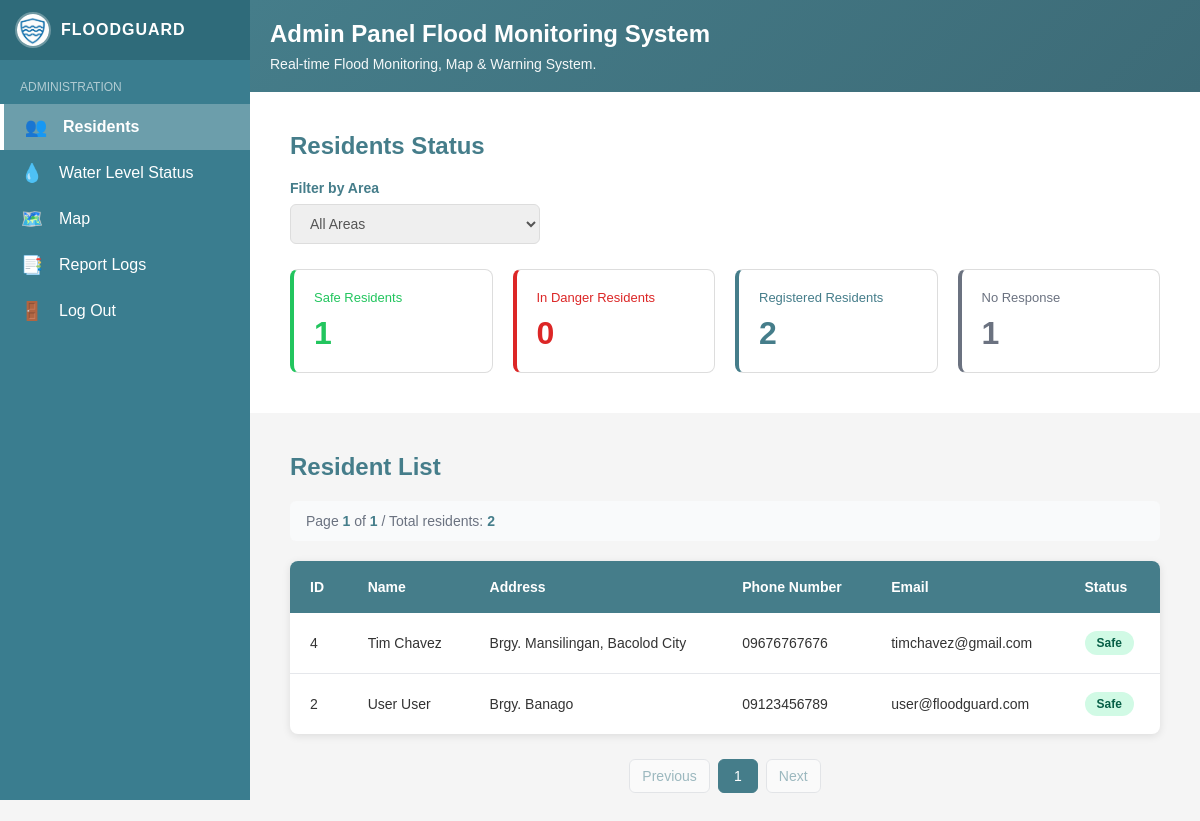
The page /views/admin-dashboard.php (signed in) on the database its author committed.
### tables this page shows
CREATE TABLE `users` (
  `id` int(10) UNSIGNED NOT NULL AUTO_INCREMENT,
  `first_name` varchar(100) NOT NULL,
  `last_name` varchar(100) NOT NULL,
  `email` varchar(255) NOT NULL,
  `phone` varchar(20) NOT NULL,
  `address` varchar(255) NOT NULL,
  `password_hash` varchar(255) NOT NULL,
  `profile_photo` varchar(255) DEFAULT NULL,
  `role` enum('user','admin') NOT NULL DEFAULT 'user',
  `created_at` timestamp NOT NULL DEFAULT current_timestamp(),
  PRIMARY KEY (`id`),
  UNIQUE KEY `email` (`email`)
);

### controllers/admin-sidebar-controller.php (called while the page is built)
<?php
$water_pages = [
    'admin-water-status.php',
    'admin-edit-water-level-data.php'
];
?>

### models/user.php (called while the page is built, shortened)
<?php
function get_users_paginated($conn, $limit = 10, $offset = 0, $search_area = '') {
    $users = [];
    $limit = intval($limit);
    $offset = intval($offset);
    $query = "SELECT id, first_name, last_name, email, phone, address FROM users WHERE role = 'user'";
    $query .= " ORDER BY first_name ASC LIMIT $limit OFFSET $offset";
    $result = $conn->query($query);
    if ($result && $result->num_rows > 0) {
        while ($row = $result->fetch_assoc()) {
            $users[] = $row;
        }
    }
    return $users;
}
function get_users_count($conn, $search_area = '') {
    $query = "SELECT COUNT(*) as total FROM users WHERE role = 'user'";
    $result = $conn->query($query);
    if ($result) {
        $row = $result->fetch_assoc();
        return (int)$row['total'];
    }
    return 0;
}
?>

### controllers/admin-dashboard-controller.php (called while the page is built, shortened)
<?php
require_once __DIR__ . '/../config/config.php';
require_once __DIR__ . '/../models/user.php';
$itemsPerPage = 10;
$currentPage = isset($_GET['page']) && is_numeric($_GET['page']) ? intval($_GET['page']) : 1;
$selectedArea = isset($_POST['area']) ? trim($_POST['area']) : '';
$totalRecords = get_users_count($conn, $selectedArea);
$totalPages = max(1, ceil($totalRecords / $itemsPerPage));
$offset = ($currentPage - 1) * $itemsPerPage;
$users_data = get_users_paginated($conn, $itemsPerPage, $offset, $selectedArea);
$residents = [];
if ($users_data) {
    foreach ($users_data as $row) {
        $residents[] = [
            'id' => (int)$row['id'],
            'name' => htmlspecialchars($row['first_name'] . ' ' . $row['last_name']),
            'address' => htmlspecialchars($row['address']),
            'phone' => htmlspecialchars($row['phone']),
            'email' => htmlspecialchars($row['email']),
            'status' => 'Safe'
        ];
    }
}
$registeredCount = get_users_count($conn);
$stats = [
    "safe" => max(0, floor($registeredCount * 0.6)),
    "danger" => max(0, floor($registeredCount * 0.2)),
    "registered" => $registeredCount,
    "no_response" => max(0, $registeredCount - floor($registeredCount * 0.8))
];
function getStatusClass($status) {
    $status = strtolower(trim($status));
    return "status-safe";
}
function generatePaginationButtons($currentPage, $totalPages) {
    $buttons = [];
    if ($currentPage > 1) {
        $buttons[] = ['page' => $currentPage - 1, 'label' => 'Previous', 'active' => false, 'disabled' => false];
    } else {
        $buttons[] = ['page' => 1, 'label' => 'Previous', 'active' => false, 'disabled' => true];
    }
    $startPage = max(1, $currentPage - 2);
    $endPage = min($totalPages, $currentPage + 2);
    for ($i = $startPage; $i <= $endPage; $i++) {
        $buttons[] = ['page' => $i, 'label' => $i, 'active' => ($i == $currentPage), 'disabled' => false];
    }
    if ($currentPage < $totalPages) {
        $buttons[] = ['page' => $currentPage + 1, 'label' => 'Next', 'active' => false, 'disabled' => false];
    } else {
        $buttons[] = ['page' => $totalPages, 'label' => 'Next', 'active' => false, 'disabled' => true];
    }
    return $buttons;
}
$paginationButtons = generatePaginationButtons($currentPage, $totalPages);
?>

### views/admin-dashboard.php (the view, shortened to what this page needs)
<?php
include '../controllers/admin-dashboard-controller.php';
?>
<!DOCTYPE html>
<html lang="en">
<head>
    <link rel="stylesheet" href="../assets/css/admindashboard.css">
</head>
<body>
<?php include 'include/admin-sidebar.php'; ?>
<main>
<div class="main-wrapper">
    <div class="page-header">
        <h1>Admin Panel Flood Monitoring System</h1>
        <p>Real-time Flood Monitoring, Map & Warning System.</p>
    </div>
    <div class="status-section">
        <h2>Residents Status</h2>
        <form method="POST" class="area-filter-form">
            <div class="area-select">
                <label for="areaFilter">Filter by Area</label>
                <select id="areaFilter" name="area" onchange="document.getElementsByClassName('area-filter-form')[0].submit()">
                    <option value="">All Areas</option>
                </select>
            </div>
        </form>
        <div class="status-cards">
            <div class="status-card card-safe">
                <p>Safe Residents</p>
                <h3><?= $stats["safe"] ?></h3>
            </div>
            <div class="status-card card-danger">
                <p>In Danger Residents</p>
                <h3><?= $stats["danger"] ?></h3>
            </div>
            <div class="status-card card-registered">
                <p>Registered Residents</p>
                <h3><?= $stats["registered"] ?></h3>
            </div>
            <div class="status-card card-no-response">
                <p>No Response</p>
                <h3><?= $stats["no_response"] ?></h3>
            </div>
        </div>
    </div>
    <div class="list-section">
        <h2>Resident List</h2>
        <div class="pagination-info">
            <p>Page <span class="current-page"><?= $currentPage ?></span> of <span class="total-pages"><?= $totalPages ?></span> / Total residents: <span class="total-records"><?= $totalRecords ?></span></p>
        </div>
        <?php if (empty($residents)): ?>
            <div class="no-residents">
                <p>No residents found<?php if (!empty($selectedArea)): ?> in <?= htmlspecialchars($selectedArea) ?><?php endif; ?>.</p>
            </div>
        <?php else: ?>
        <div class="table-container">
            <table>
                <thead>
                    <tr>
                        <th>ID</th>
                        <th>Name</th>
                        <th>Address</th>
                        <th>Phone Number</th>
                        <th>Email</th>
                        <th>Status</th>
                    </tr>
                </thead>
                <tbody>
                <?php foreach ($residents as $r): ?>
                    <tr>
                        <td><?= $r["id"] ?></td>
                        <td><?= $r["name"] ?></td>
                        <td><?= $r["address"] ?></td>
                        <td><?= $r["phone"] ?></td>
                        <td><?= $r["email"] ?></td>
                        <td>
                            <span class="status-badge <?= getStatusClass($r["status"]) ?>">
                                <?= $r["status"] ?>
                            </span>
                        </td>
                    </tr>
                <?php endforeach; ?>
                </tbody>
            </table>
        </div>
        <div class="pagination-buttons">
            <?php foreach ($paginationButtons as $btn): ?>
                <?php if ($btn['disabled']): ?>
                    <button class="pagination-btn disabled" disabled><?= $btn['label'] ?></button>
                <?php else: ?>
                    <a href="?page=<?= $btn['page'] ?><?= !empty($selectedArea) ? '&area=' . urlencode($selectedArea) : '' ?>"
                       class="pagination-btn <?= $btn['active'] ? 'active' : '' ?>">
                        <?= $btn['label'] ?>
                    </a>
                <?php endif; ?>
            <?php endforeach; ?>
        </div>
        <?php endif; ?>
    </div>
</div>
</main>
</body>
</html>

### views/include/admin-sidebar.php (shortened to what this page needs)
<?php
$current_page = basename($_SERVER['PHP_SELF']);
include '../controllers/admin-sidebar-controller.php';
?>
<link rel="stylesheet" href="../assets/css/sidebar.css">
<aside class="sidebar" id="sidebar">
    <div class="sidebar-header">
        <div class="brand" id="logoToggle">
            <img src="../assets/images/FloodGuard_logo.png" class="logo" alt="FloodGuard Logo">
            <span class="logo-text">FLOODGUARD</span>
        </div>
    </div>
    <ul class="menu">
        <li class="menu-title">Administration</li>
        <li>
            <a href="admin-dashboard.php"
               class="<?= $current_page == 'admin-dashboard.php' ? 'active' : '' ?>">
                <span class="icon">👥</span>
                <span class="text">Residents</span>
            </a>
        </li>
        <li>
            <a href="admin-water-status.php"
            class="<?= in_array($current_page, $water_pages) ? 'active' : '' ?>">
                <span class="icon">💧</span>
                <span class="text">Water Level Status</span>
            </a>
        </li>
        <li>
            <a href="admin-map-edit.php"
               class="<?= $current_page == 'admin-map-edit.php' ? 'active' : '' ?>">
                <span class="icon">🗺️</span>
                <span class="text">Map</span>
            </a>
        </li>
        <li>
            <a href="admin-report-log.php"
               class="<?= $current_page == 'admin-report-log.php' ? 'active' : '' ?>">
                <span class="icon">📑</span>
                <span class="text">Report Logs</span>
            </a>
        </li>
        <li>
            <a href="../controllers/log-out.php">
                <span class="icon">🚪</span>
                <span class="text">Log Out</span>
            </a>
        </li>
    </ul>
</aside>

### assets/css/admindashboard.css (style rules this page uses)
* { margin: 0; padding: 0; box-sizing: border-box; }
body { font-family: Arial, sans-serif; background: #f5f5f5; }
main { padding: 0; }
.page-header { background: linear-gradient(135deg, #457d8a 0%, #3d6b77 100%); color: white; padding: 20px; }
.page-header h1 { font-size: 24px; margin-bottom: 8px; }
.page-header p { font-size: 14px; opacity: 0.95; font-weight: 200; }
.status-section { padding: 40px; background: white; }
.status-section h2 { color: #457d8a; font-size: 24px; margin-bottom: 20px; }
.area-select { margin-bottom: 25px; }
.area-filter-form { margin-bottom: 25px; }
.area-filter-form .area-select { margin-bottom: 0; }
.area-select label { display: block; color: #457d8a; font-size: 14px; font-weight: bold; margin-bottom: 8px; }
.area-select select { width: 250px; padding: 10px 15px; border: 1px solid #ddd; border-radius: 6px; font-size: 14px; color: #555; }
.status-cards { display: grid; grid-template-columns: repeat(4, 1fr); gap: 20px; }
.status-card { background: white; padding: 20px; border-radius: 8px; border: 1px solid #ddd; }
.status-card p { font-size: 13px; margin-bottom: 10px; }
.status-card h3 { font-size: 32px; font-weight: bold; }
.card-safe { border-left: 4px solid #22c55e; }
.card-safe p { color: #22c55e; }
.card-safe h3 { color: #22c55e; }
.card-danger { border-left: 4px solid #dc2626; }
.card-danger p { color: #dc2626; }
.card-danger h3 { color: #dc2626; }
.card-registered { border-left: 4px solid #457d8a; }
.card-registered p { color: #457d8a; }
.card-registered h3 { color: #457d8a; }
.card-no-response { border-left: 4px solid #6b7280; }
.card-no-response p { color: #6b7280; }
.card-no-response h3 { color: #6b7280; }
.list-section { padding: 40px; }
.list-section h2 { color: #457d8a; font-size: 24px; margin-bottom: 20px; }
.pagination-info { background: #f9fafb; padding: 12px 16px; border-radius: 6px; margin-bottom: 20px; font-size: 14px; color: #6b7280; }
.pagination-info p { margin: 0; }
.pagination-info span { font-weight: 600; color: #457d8a; }
.table-container { background: white; border-radius: 8px; overflow: hidden; box-shadow: 0 2px 8px rgba(0, 0, 0, 0.1); }
table { width: 100%; border-collapse: collapse; }
thead { background: #457d8a; color: white; }
th { padding: 18px 20px; text-align: left; font-size: 14px; font-weight: 600; }
tbody tr { border-bottom: 1px solid #e5e7eb; }
tbody tr:last-child { border-bottom: none; }
td { padding: 18px 20px; font-size: 14px; color: #333; }
.status-badge { display: inline-block; padding: 5px 12px; border-radius: 12px; font-size: 12px; font-weight: 600; }
.status-safe { background: #d1fae5; color: #065f46; }
.pagination-buttons { display: flex; justify-content: center; align-items: center; gap: 8px; margin-top: 25px; flex-wrap: wrap; }
.pagination-btn { padding: 8px 12px; border: 1px solid #d1d5db; background: white; color: #457d8a; border-radius: 6px; cursor: pointer; font-size: 14px; font-weight: 500; transition: all 0.3s; text-decoration: none; display: inline-block; text-align: center; min-width: 40px; }
.pagination-btn.active { background: #457d8a; color: white; border-color: #457d8a; }
.pagination-btn.disabled { opacity: 0.5; cursor: not-allowed; }

### assets/css/sidebar.css (style rules this page uses)
.sidebar, .sidebar * { font-family: Arial, sans-serif; }
.sidebar { width: 250px; height: 100vh; background: #3a7d8f; color: white; position: fixed; left: 0; top: 0; overflow: hidden; transition: width 0.3s ease; }
.sidebar-header { display: flex; align-items: center; justify-content: space-between; padding: 12px 15px; background: #2f6b7a; }
.brand { display: flex; align-items: center; gap: 10px; cursor: default; pointer-events: none; transition: all 0.3s ease; }
.logo { width: 36px; height: 36px; border-radius: 50%; object-fit: cover; border: 2px solid rgba(255,255,255,0.3); transition: all 0.3s ease; }
.logo-text { font-weight: bold; letter-spacing: 1px; transition: opacity 0.3s ease 0.25s; }
.menu { list-style: none; padding: 10px 0; }
.menu-title { font-size: 12px; padding: 10px 20px; opacity: 0.6; text-transform: uppercase; transition: opacity 0.3s ease 0.25s; }
.menu li a { display: flex; align-items: center; gap: 15px; padding: 12px 20px; color: white; text-decoration: none; transition: all 0.3s ease 0.25s; }
.menu li a.active { background: rgba(255,255,255,0.25); border-left: 4px solid white; font-weight: bold; pointer-events: none; }
.icon { font-size: 18px; width: 24px; text-align: center; transition: opacity 0.3s ease; }
main { margin-left: 250px; transition: margin-left 0.3s ease; }

### rows shown on the page
users: id "4", name "Tim Chavez", address "Brgy. Mansilingan, Bacolod City", phone "09676767676", email "timchavez@gmail.com", status "Safe"
users: id "2", name "User User", address "Brgy. Banago", phone "09123456789", email "user@floodguard.com", status "Safe"

### other values the page prints
$stats["safe"] "1"
$stats["danger"] "0"
$stats["registered"] "2"
$stats["no_response"] "1"
$currentPage "1"
$totalPages "1"
$totalRecords "2"
$btn['label'] "Previous"
$btn['label'] "1"
$btn['label'] "Next"
